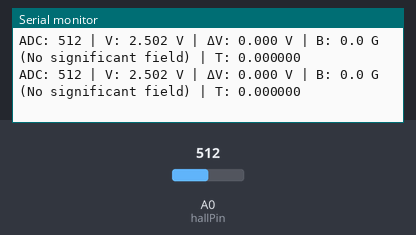
Simulated run of this sketch. Board: Arduino Uno, built with avr-gcc and run on an emulated ATmega328P. Parts: the last lines printed to the serial monitor. The test bench sets the inputs (shaded band); at power-on: A0 (hallPin) = 512.

Above: at 2.7 s.
2.8 s: A0 (hallPin) set to 716
At 3.0 s:
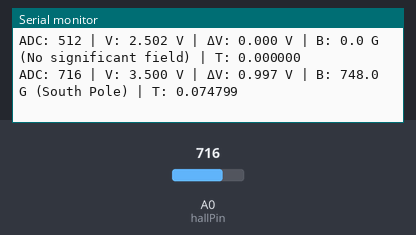
4.8 s: A0 (hallPin) set to 511
At 4.93 s:
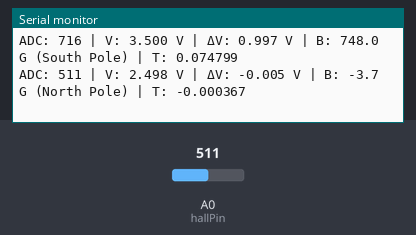
6.7 s: A0 (hallPin) set to 306
At 6.77 s:
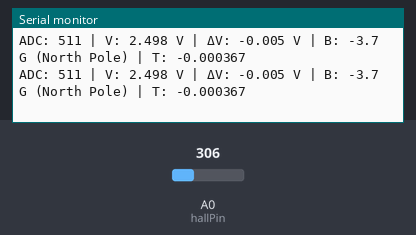
9.7 s: A0 (hallPin) set to 122
At 9.81 s:
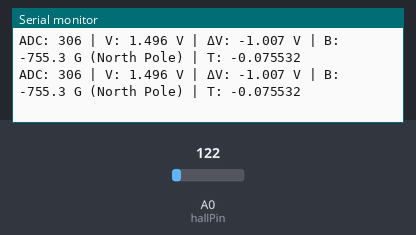
12.7 s: A0 (hallPin) set to 90
At 12.76 s:
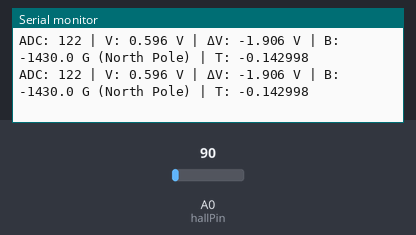
15.7 s: A0 (hallPin) set to 110
At 15.8 s:
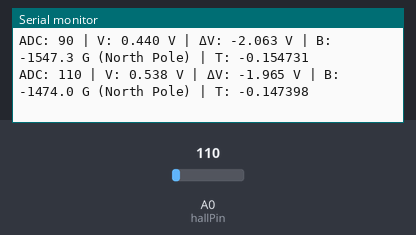
Timing chart, 0 to 18.7 s (numbered marks = the images above; inputs shaded):
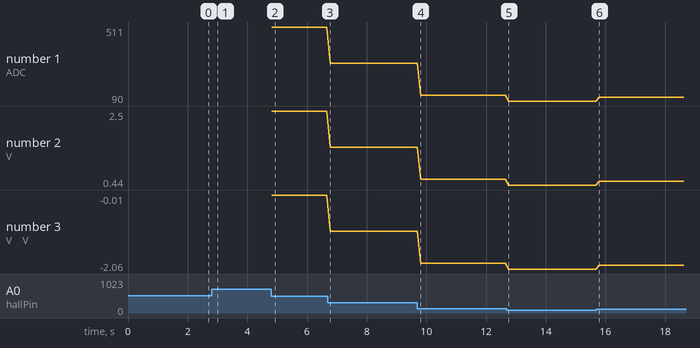

The sketch:

Halldist2.ino
```cpp
// Linear Hall Effect Sensor (49E M45WB) with Arduino
// Auto-calibrates baseline at startup and measures both magnetic poles.

const int hallPin = A0;
const float Vref = 5.0;
const float sensitivity = 0.001333; // V/G (1.333 mV/G)

float baselineV = 0; // Will be measured at startup

void setup() {
  Serial.begin(9600);
  delay(1000); // Allow sensor to stabilize

  // Take average of 100 readings for a more stable baseline
  long sum = 0;
  for (int i = 0; i < 100; i++) {
    sum += analogRead(hallPin);
    delay(5);
  }
  int avgADC = sum / 100;
  baselineV = (avgADC / 1023.0) * Vref;

  // Check if the baseline voltage is within an expected range (e.g., 2.3V to 2.7V)
  if (baselineV < 2.3 || baselineV > 2.7) {
    Serial.println("Warning: Baseline voltage is outside of the expected 2.5V quiescent range.");
    Serial.print("Current baseline: ");
    Serial.print(baselineV, 3);
    Serial.println(" V");
  } else {
    Serial.print("Baseline calibrated at: ");
    Serial.print(baselineV, 3);
    Serial.println(" V");
  }
}

void loop() {
  int adc = analogRead(hallPin);
  float voltage = (adc / 1023.0) * Vref;

  // Calculate the change from the baseline voltage. This can be positive or negative.
  float deltaV = voltage - baselineV;

  // Calculate Gauss. The sign of B_gauss indicates the polarity.
  float B_gauss = deltaV / sensitivity;

  // Convert Gauss to Tesla
  float B_tesla = B_gauss * 1e-4;

  Serial.print("ADC: ");
  Serial.print(adc);
  Serial.print(" | V: ");
  Serial.print(voltage, 3);
  Serial.print(" V | ΔV: ");
  Serial.print(deltaV, 3);
  Serial.print(" V | B: ");

  // Print polarity and value
  if (B_gauss > 0.5) {
    Serial.print(B_gauss, 1);
    Serial.print(" G (South Pole)");
  } else if (B_gauss < -0.5) {
    Serial.print(B_gauss, 1);
    Serial.print(" G (North Pole)");
  } else {
    Serial.print(B_gauss, 1);
    Serial.print(" G (No significant field)");
  }
  Serial.print(" | T: ");
  Serial.println(B_tesla, 6);

  delay(100);
}
```

Measured:
- after the input at 2.8 s, the serial monitor: prints a new line after 0.09 s (image 1)
- after the input at 4.8 s, the serial monitor: prints a new line at once (image 2)
- after the input at 15.7 s, the serial monitor: prints a new line after 0.10 s (image 6)
- plotted number 1: 511 → 306 after the input at 6.7 s, 306 → 122 after the input at 9.7 s, 122 → 90 after the input at 12.7 s, 90 → 110 after the input at 15.7 s
- plotted number 2: 2.5 → 1.5 after the input at 6.7 s, 1.5 → 0.6 after the input at 9.7 s, 0.6 → 0.44 after the input at 12.7 s, 0.44 → 0.54 after the input at 15.7 s
- plotted number 3: -0.01 → -1.01 after the input at 6.7 s, -1.01 → -1.91 after the input at 9.7 s, -1.91 → -2.06 after the input at 12.7 s, -2.06 → -1.97 after the input at 15.7 s
